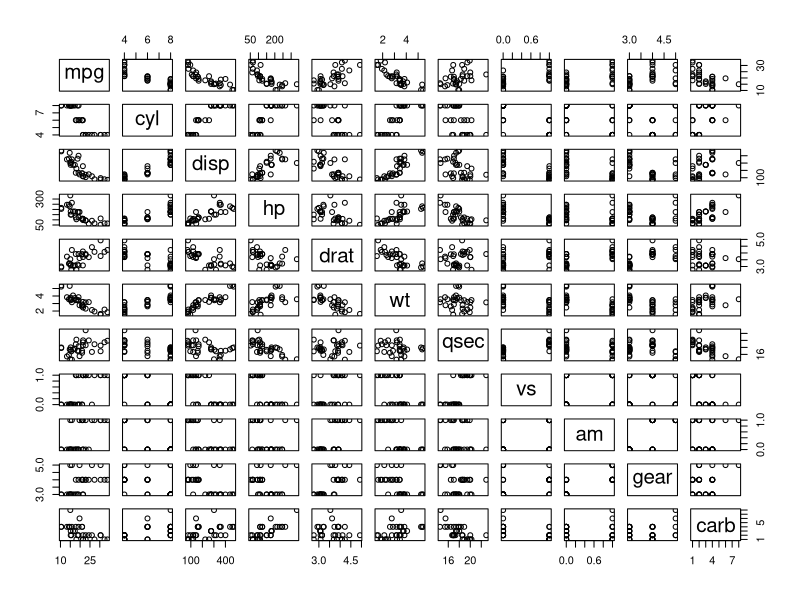
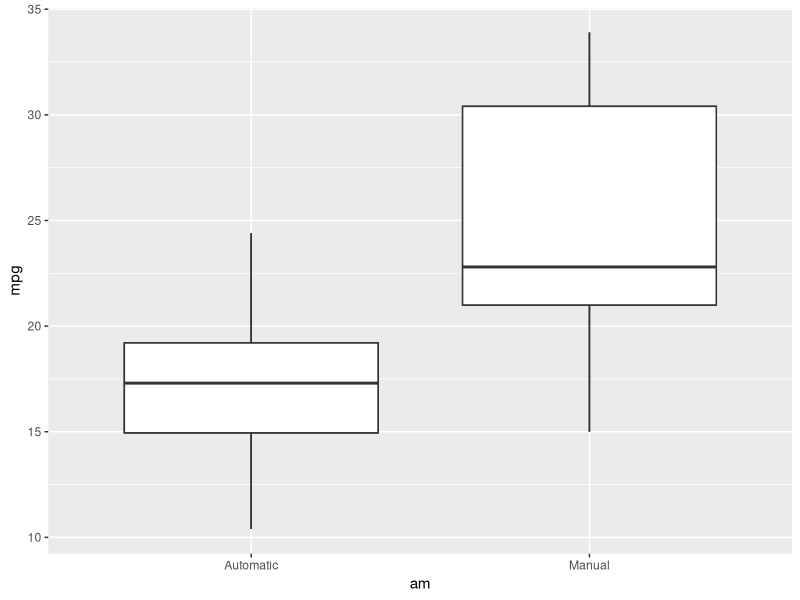
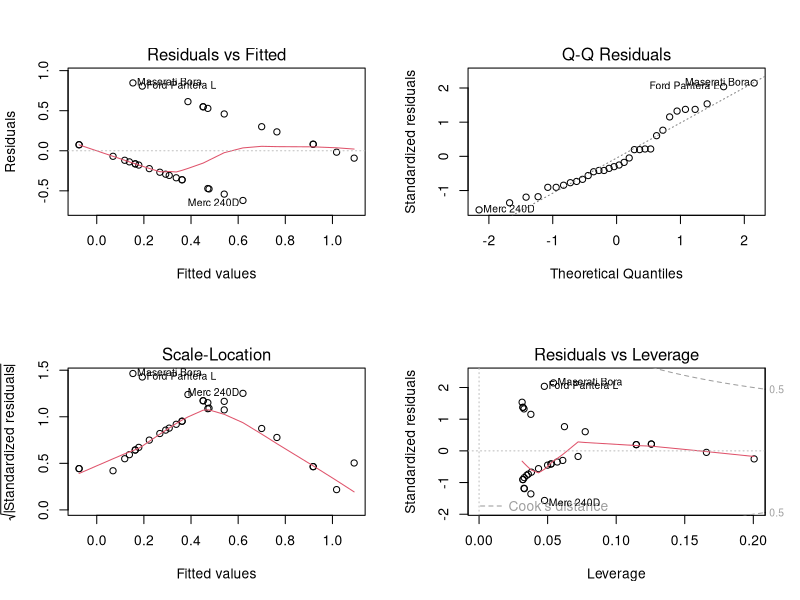

Generate these figures, in order, with R:
## ---- chunk 1
knitr::opts_chunk$set(echo = TRUE)
## ---- chunk 2
#Load the dependencies
library(ggplot2)
data(mtcars)
head(mtcars)
summary(mtcars)

data <- mtcars
data$am <- factor(data$am, labels=c("Automatic","Manual"))
## ---- chunk 3
t.test(mpg ~ am, data=data)

## ---- chunk 4
fit <- lm(mpg ~ am, data = mtcars)
summary(fit)

fit2 <-lm(mpg ~ am + hp + disp + cyl, data=mtcars)
summary(fit2)

## ---- chunk 5
anova(fit, fit2)
## ---- chunk 6
summary(cars)
## ---- chunk 7
pairs(mpg ~ ., data=mtcars)

## ---- chunk 8
data <- data
ggplot(data, aes(x=am, y=mpg, ylab="MPG", xlab="Transmission Type")) + geom_boxplot(fill='#A4A4A4', color='black') + geom_boxplot()

## ---- chunk 9
fit <- lm(am ~ mpg, data=mtcars)
par(mfrow = c(2,2))
plot(fit)
